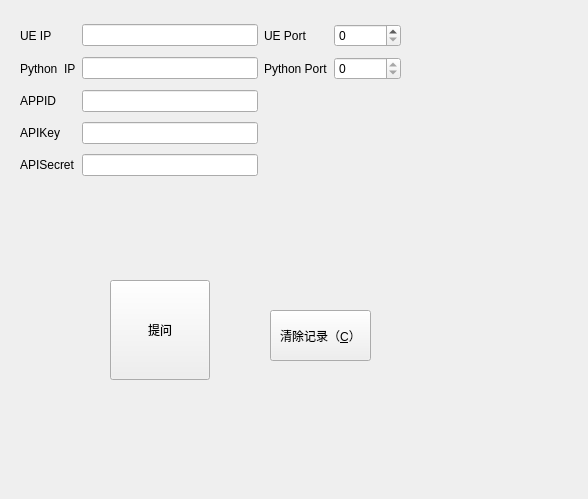
<?xml version="1.0" encoding="UTF-8"?>
<ui version="4.0">
 <class>MainWindow</class>
 <widget class="QMainWindow" name="MainWindow">
  <property name="geometry">
   <rect>
    <x>0</x>
    <y>0</y>
    <width>588</width>
    <height>499</height>
   </rect>
  </property>
  <property name="windowTitle">
   <string>MainWindow</string>
  </property>
  <widget class="QWidget" name="centralwidget">
   <widget class="QLabel" name="ql_virtual_human">
    <property name="geometry">
     <rect>
      <x>710</x>
      <y>10</y>
      <width>241</width>
      <height>371</height>
     </rect>
    </property>
    <property name="layoutDirection">
     <enum>Qt::LeftToRight</enum>
    </property>
    <property name="styleSheet">
     <string notr="true">background-color:rgb(100,100,100);
color:rgb(255,255,255)</string>
    </property>
    <property name="text">
     <string>Virtual Human</string>
    </property>
   </widget>
   <widget class="QLabel" name="label_2">
    <property name="geometry">
     <rect>
      <x>30</x>
      <y>380</y>
      <width>91</width>
      <height>16</height>
     </rect>
    </property>
    <property name="text">
     <string/>
    </property>
   </widget>
   <widget class="QPushButton" name="pb_ask">
    <property name="geometry">
     <rect>
      <x>110</x>
      <y>280</y>
      <width>100</width>
      <height>100</height>
     </rect>
    </property>
    <property name="cursor">
     <cursorShape>ArrowCursor</cursorShape>
    </property>
    <property name="styleSheet">
     <string notr="true"/>
    </property>
    <property name="text">
     <string>提问</string>
    </property>
   </widget>
   <widget class="QWidget" name="layoutWidget">
    <property name="geometry">
     <rect>
      <x>20</x>
      <y>20</y>
      <width>381</width>
      <height>161</height>
     </rect>
    </property>
    <layout class="QGridLayout" name="gridLayout">
     <item row="0" column="1">
      <widget class="QLineEdit" name="le_ue_ip"/>
     </item>
     <item row="2" column="1">
      <widget class="QLineEdit" name="le_appid"/>
     </item>
     <item row="3" column="0">
      <widget class="QLabel" name="label_7">
       <property name="text">
        <string>APIKey</string>
       </property>
      </widget>
     </item>
     <item row="0" column="2">
      <widget class="QLabel" name="label_5">
       <property name="text">
        <string>UE Port</string>
       </property>
      </widget>
     </item>
     <item row="4" column="0">
      <widget class="QLabel" name="label_8">
       <property name="text">
        <string>APISecret</string>
       </property>
      </widget>
     </item>
     <item row="3" column="1">
      <widget class="QLineEdit" name="le_apikey"/>
     </item>
     <item row="0" column="3">
      <widget class="QSpinBox" name="sb_ue_port">
       <property name="maximum">
        <number>100000</number>
       </property>
      </widget>
     </item>
     <item row="4" column="1">
      <widget class="QLineEdit" name="le_apisecret"/>
     </item>
     <item row="2" column="0">
      <widget class="QLabel" name="label_6">
       <property name="text">
        <string>APPID</string>
       </property>
      </widget>
     </item>
     <item row="0" column="0">
      <widget class="QLabel" name="label_4">
       <property name="text">
        <string>UE IP</string>
       </property>
      </widget>
     </item>
     <item row="1" column="0">
      <widget class="QLabel" name="label_9">
       <property name="text">
        <string>Python  IP</string>
       </property>
      </widget>
     </item>
     <item row="1" column="1">
      <widget class="QLineEdit" name="le_python_ip">
       <property name="readOnly">
        <bool>true</bool>
       </property>
      </widget>
     </item>
     <item row="1" column="2">
      <widget class="QLabel" name="label_10">
       <property name="text">
        <string>Python Port</string>
       </property>
      </widget>
     </item>
     <item row="1" column="3">
      <widget class="QSpinBox" name="sb_python_port">
       <property name="readOnly">
        <bool>true</bool>
       </property>
       <property name="maximum">
        <number>100000</number>
       </property>
      </widget>
     </item>
    </layout>
   </widget>
   <widget class="QPushButton" name="pb_ask_2">
    <property name="geometry">
     <rect>
      <x>270</x>
      <y>310</y>
      <width>101</width>
      <height>51</height>
     </rect>
    </property>
    <property name="cursor">
     <cursorShape>ArrowCursor</cursorShape>
    </property>
    <property name="styleSheet">
     <string notr="true"/>
    </property>
    <property name="text">
     <string>清除记录（&amp;C）</string>
    </property>
   </widget>
  </widget>
 </widget>
 <resources/>
 <connections/>
</ui>
